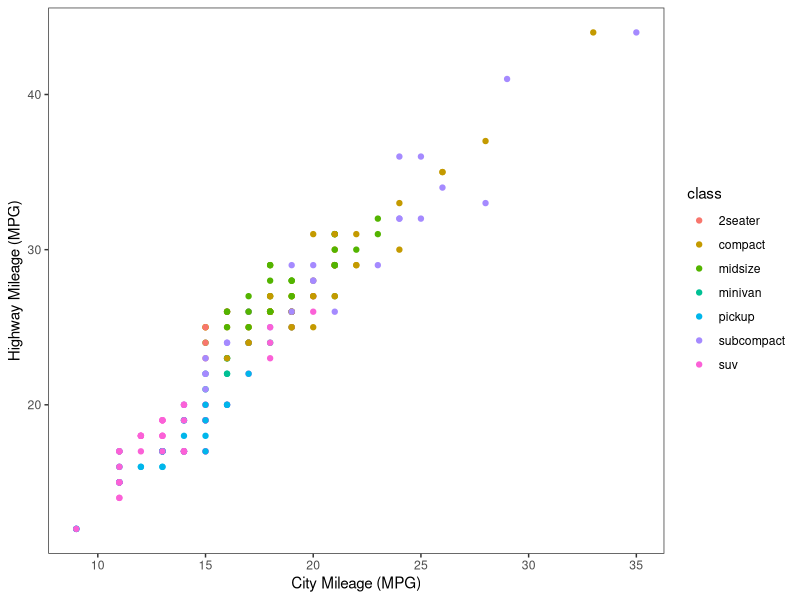
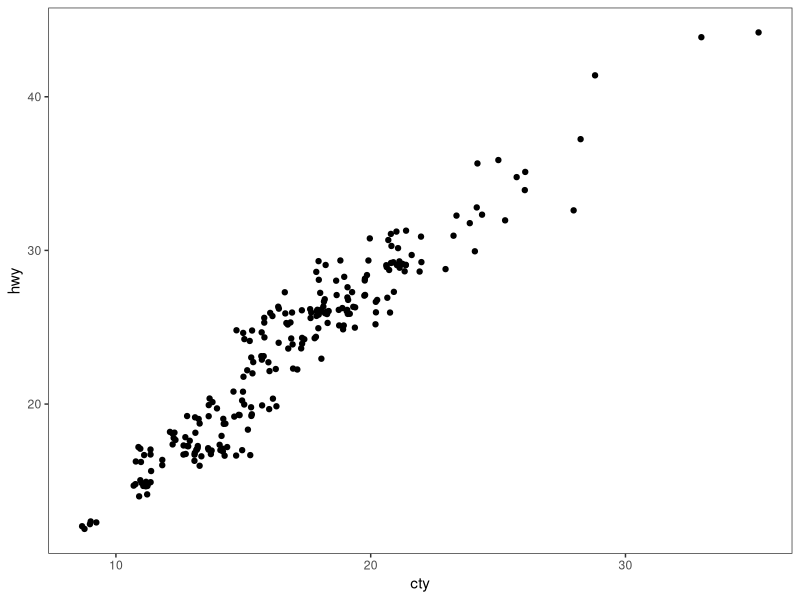
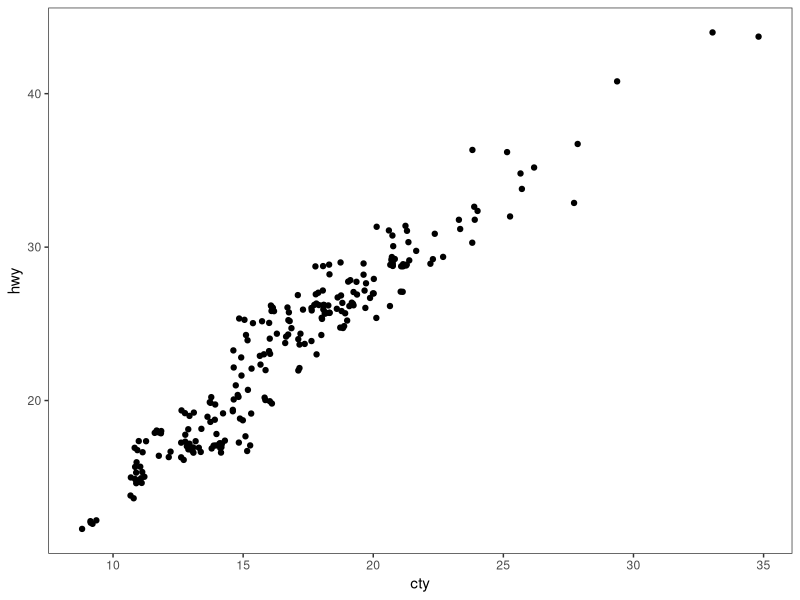
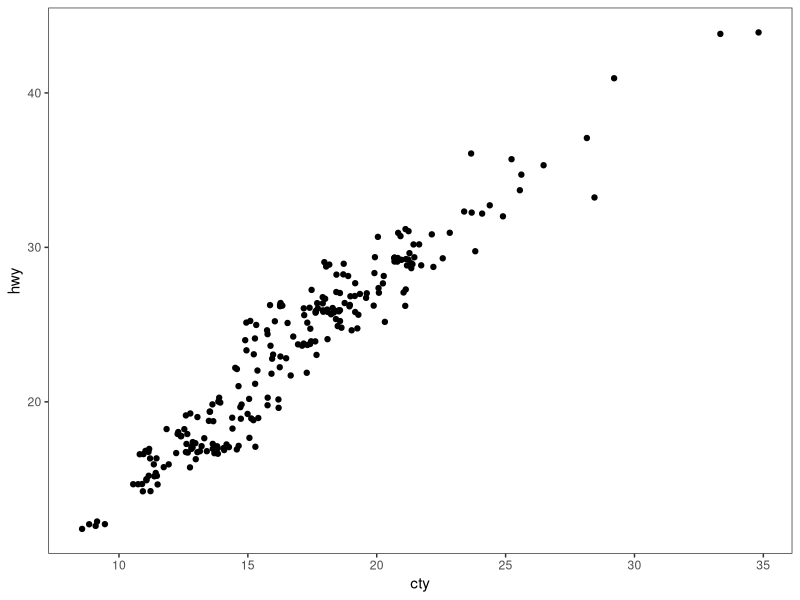
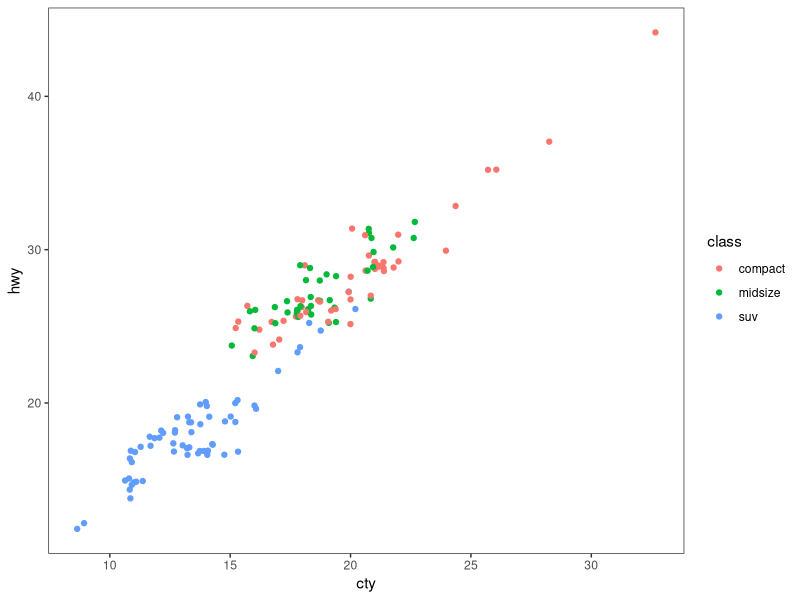
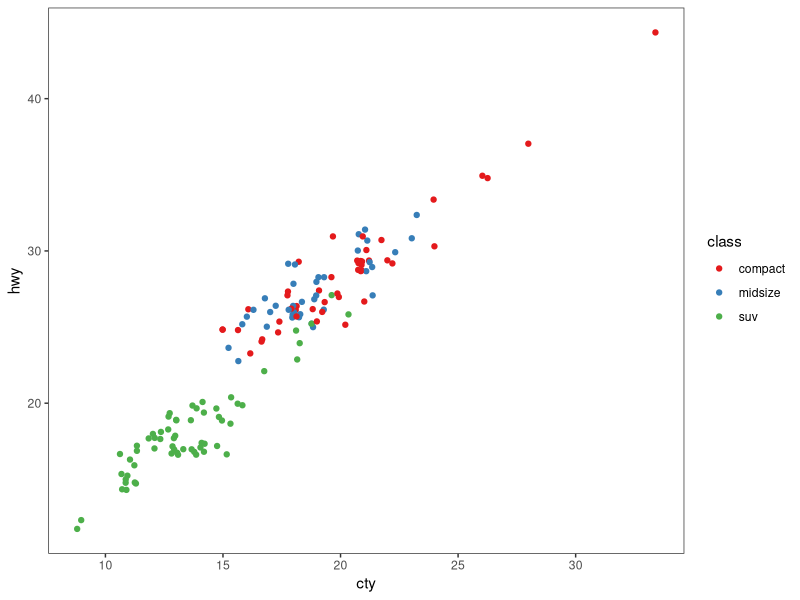
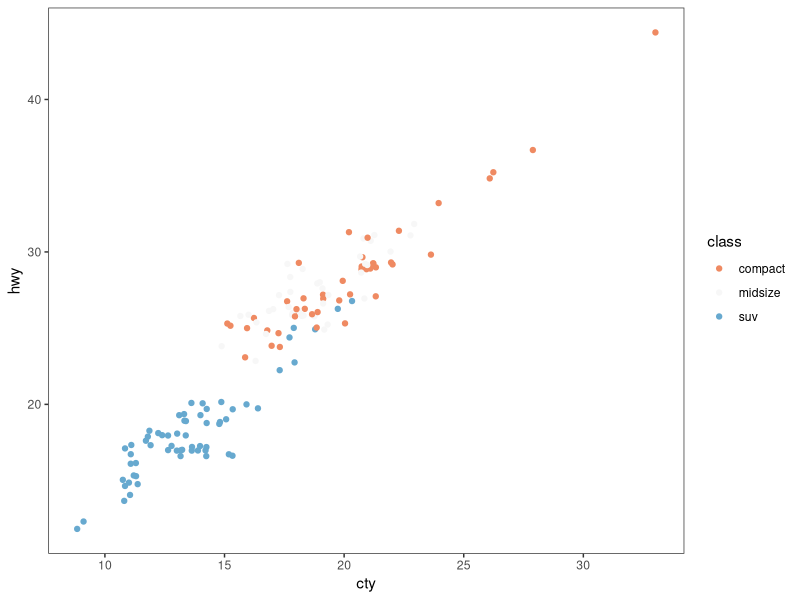
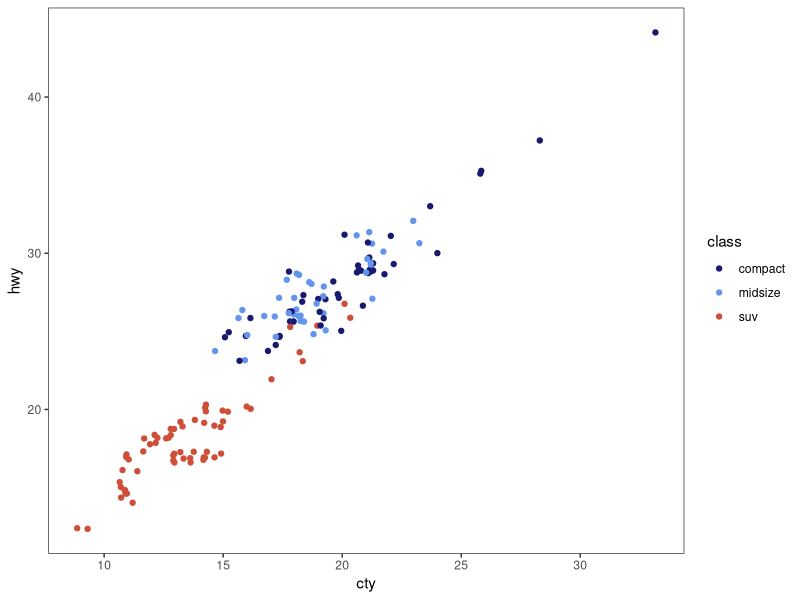

Here is the R script that generated these plots, in order: (Note: this script raises an error after producing the figures.)
# ---------------------------------------------------------- #
#### MODULE 3: Plot even more data!                       ####               
# ---------------------------------------------------------- #

## OBJECTIVE:
# 1. To develop a "grammar of graphics".
# 2. To become comfortable using ggplot2 for exploratory data visualization.


# ---------------------------------------------------------- #
#### SET UP:                                              ####
# ---------------------------------------------------------- #
# REMINDER: In RStudio, open the Rproject for our course (UNCG_DataWrangling), 
# pull any changes from GitHub, and navigate to the branch you created for 
# yourself (just a single branch for the whole semester) in RStudio's Git tab.
# Open this week's assignment in this new branch to complete and submit on GitHub.
# Ideally, you'll commit your answers a bit at a time as you work through
# this assignment, rather than committing all at once at the end.

# Reminder of some helpful resources for graphing in R:
# ggplot Cookbook: http://www.cookbook-r.com/Graphs/
# Official ggplot2 Book: https://ggplot2-book.org/
# Themes in ggplot2: https://ggplot2-book.org/polishing.html#themes

# In ggplot2, aesthetic means “something you can see”. Each aesthetic is a
# mapping between a visual cue and a variable.
# Examples include:
# position (i.e., on the x and y axes)
# color (“outside” color)
# fill (“inside” color)
# shape (of points)
# line type
# size

# Each type of geometric object (geom) accepts only a subset of all aesthetics.
# Refer to the geom help pages to see what mappings each geom accepts. Aesthetic
# mappings are set with the aes() function.

# TASK: We will be using the ggplot2 package for graphing. Fortunately, ggplot2 
# is nested within the tidyverse package (along with many others).
# Start by writing code to load the tidyverse library.
# HINT: see the end of assignment #1 if you forgot how to load a package.
library(tidyverse)

# TASK: Write code below to set your theme to black and white and both your major
# AND minor gridlines to element_blank for all plots you'll be making today.
# HINT: Check back to last week's assignment section 1.9 for setting themes for
# all plots.
theme_set(theme_bw())
theme_update(panel.grid.major = element_blank(),
             panel.grid.minor = element_blank())

# ---------------------------------------------------------- #
#### 1.0 CORRELATION                                      ####
# ---------------------------------------------------------- #

# We learned how to make correlations last week, but it never hurts to get
# more practice! Let's start by using a data set built into ggplot2.
# The mpg dataset looks at the gas efficiency of different cars. Run the following
# code to load the data:
data(mpg, package = "ggplot2")

# TASK: Create a scatterplot (i.e., a dot plot) to relate city and highway mileage.
# Color the points by the class of car (class column) and label the x and y axis 
# to be more informative (City Mileage (MPG) vs Highway Mileage (MPG)).
# HINT: Refer back to last week's assignment or the ggplot help resources if you 
# forget how to make a scatterplot.

ggplot(mpg, aes(x= cty, y=hwy))+
       geom_point(aes(color = class))+
  xlab("City Mileage (MPG)") + 
  ylab("Highway Mileage (MPG)")


# Looks alright, but the graph may be hiding some information...
# QUESTION: How many data points are in the mpg dataframe?
# ANSWER: There are 234 observations of 11 variables

# QUESTION: Approximately how many dots are in the graph you just made? How does
# that compare to the number of observations in the dataframe?
# ANSWER: 78, it is one third of the number of observations in the data frame.


# Try another correlation-focused geom that addresses this problem by running
# the following code:
ggplot(data=mpg, aes(x=cty, y=hwy)) + 
  geom_jitter()


# QUESTION: What happened when you created the plot with geom_jitter?
# ANSWER: More data points popped up on the graph

# QUESTION: Run the code to create a plot using geom_jitter a second time. Then run it
# again and again. What happens each time? Why is this happening?
# ANSWER: A new graph is produced that looks similar, but slightly different from the previous graph. This is happening because the points are randomly spaced out in a small amount to prevent overlapping of data points.
ggplot(data=mpg, aes(x=cty, y=hwy)) + 
  geom_jitter()

# TASK: The default in geom_jitter is to jitter (or slightly move) the points away
# from each other in both the x and y directions. Check the help file for geom_jitter
# and write code below to make a graph where you jitter points in only the x-dimension
# by 0.5.

ggplot(data=mpg, aes(x=cty, y=hwy)) + 
  geom_jitter(width = .5)

# ---------------------------------------------------------- #
#### 1.1 DETOUR! COLORS, COLORS, COLORS                   ####
# ---------------------------------------------------------- #

# Our world is so colorful, and our graphs can be too! But we want to be mindful
# of our color choices to not only be beautiful, but also informative and accessible.

# TASK: Create a new dataframe that filters our mpg data down to only information
# for car classes compact, midsize, and suv using an %in% statement. Name your 
# new dataframe mpgSubset.
# HINT: Refer back to the Transform assignment if you want help with %in% (or 
# try googling!)

mpgSubset <- mpg %>% 
  filter(class %in% c("compact", "midsize", "suv"))
  


# ggplot has lots of nice (and some not so nice) built-in color palettes that we 
# can use to fill our bars with color. Try running the following code:
ggplot(data=mpgSubset, aes(x=cty, y=hwy, color=class)) +
  geom_jitter()

# The code above supplies us with ggplot's default color palette, which I find not
# so pleasing. Let's try to change this!

# We can add a statement specifying the scale of colors we would prefer. One way
# to do this is to use other pre-set palettes from ggplot. Run the code below to 
# ask ggplot to use the color brewer's palette called Set 1.
ggplot(data=mpgSubset, aes(x=cty, y=hwy, color=class)) +
  geom_jitter() +
  scale_color_brewer(palette="Set1")

# Alternatively, we could use the "RdBu" palette:
ggplot(data=mpgSubset, aes(x=cty, y=hwy, color=class)) +
  geom_jitter() +
  scale_color_brewer(palette="RdBu")

# QUESTION: Investigate the color brewer's range of palettes at this website: 
# https://r-graph-gallery.com/38-rcolorbrewers-palettes.html
# What do you notice about the colors chosen from each of the palettes that we
# used above? (i.e., does it use the first three colors in the palette? The last
# three? Some other combination?)
# ANSWER: For the Qualitative palette, it used the first 3 colors. In the Diverging Palettes the colors were chosen from the middle going outward.


# We could also pick out EXACTLY which colors we want for our figure. 
# There are 4 main ways to specify colors in R:
### by name
### by number
### by Hex code
### with the rgb() function

# By Name: R allows you to call more than 600 colors by name! Run the following
# code to see a list:
colors()

# We can put in the colors we chose for each variable by adding the 
# scale_color_manual() function to our plot. Try it out by running the following
# code:
ggplot(data=mpgSubset, aes(x=cty, y=hwy, color=class)) +
  geom_jitter() +
  scale_color_manual(values=c('midnightblue', 'cornflowerblue', 'tomato3'))


# You can also chose colors by number, which are assigned in R.

# TASK: Copy and paste the code to make our scatterplot and replace the color names
# with three numbers of your choice (between 1 and 657). How does your new figure look?
# HINT: remember to remove the quotation marks when calling numbers.

ggplot(data=mpgSubset, aes(x=cty, y=hwy, color=class)) +
  geom_jitter() +
  scale_color_manual(values=c(612, 2, 86))


# QUESTION: How do you think you could figure out which color name belongs to
# each color number?
# HINT: Try creating a dataframe from color() by passing it into the
# as.data.frame() function.
color <- as.data.frame(colors())
# ANSWER: They are in alphabetical order.

# You can also chose colors by Hex code. A Hex color code is a 6-symbol code made
# of up to three 2-symbol elements (6 symbols in length all together). Each of 
# the 2-symbol elements represents a color value in the Red-Green-Blue (RGB) color
# scale from 0 to 255. Hex codes are written with a # in front of them. Let's try
# out calling our colors using hex code.
ggplot(data=mpgSubset, aes(x=cty, y=hwy, color=class)) +
  geom_jitter() +
  scale_color_manual(values=c('#191970', '#6495ED', '#FF6347'))

# There are two great things about hex codes. First, you can call ANY color you 
# want with a hex code. That is, you're not limited to the 657 colors that are
# in ggplot. By specifying the color by hex code, you can pick literally anything!

# TASK: Google the search term "color picker". This should bring up google's color
# picker (in addition to a billion other color picking websites). Use this color
# picker to generate the hex codes for three new colors of your choice. Then copy
# and paste the above code, replacing the hex codes with your color choices.

ggplot(data=mpgSubset, aes(x=cty, y=hwy, color=class)) +
  geom_jitter() +
  scale_color_manual(values=c('#b7ebc5', '#ddb7eb', '#84a7bd'))

# The second great thing about hex codes is that you can control the transparency
# of your colors. Transparency is set in a hex code by adding two extra symbols
# to the end, which together make up the "alpha" element. Adding 00 to the end 
# of your hex code will make your color completely transparent, while adding FF 
# to the end will make it completely opaque. Any number/letters in-between will 
# result in partial transparency. You can find a complete list of transparencies
# between 0-100% here: https://gist.github.com/lopspower/03fb1cc0ac9f32ef38f4

# TASK: Try out transparency by copying and pasting your graph code below and
# adding the alpha element to the end of each of your hex codes to make your
# first color 0% transparent, your second color 50% transparent, and your third
# color 100% transparent.
ggplot(data=mpgSubset, aes(x=cty, y=hwy, color=class)) +
  geom_jitter() +
  scale_color_manual(values=c('#b7ebc5FF', '#ddb7eb50', '#84a7bd00'))

# QUESTION: What happened to the point that you set to 100% transparent?
# ANSWER: It is no longer visible in the graph

# Finally, we can set our colors using the rgb() function. This operates very
# similarly to the hex code, where you can pick exactly the color and transparency
# you want. Try it out by running the following code:
ggplot(data=mpgSubset, aes(x=cty, y=hwy, color=class)) +
  geom_jitter() +
  scale_color_manual(values=c(rgb(.10, .10, .44, 0.5), rgb(.39, .58, .93, 0.5), rgb(1.0, .39, .28, 0.5)))

# TASK: Modify the above code to make all of your points 50% transparent.

# There are so many inventive and artistic people in the world who have expanded
# the offerings for colors in ggplot. Check out some notable ones listed below
# when choosing colors for this assignment.
### Color-blind friendly palettes: https://github.com/JLSteenwyk/ggpubfigs
### Color palettes from vintage National Parks posters: https://github.com/katiejolly/nationalparkcolors
### Color palettes based on Wes Anderson movies: https://github.com/karthik/wesanderson
### Color palettes from famous Dutch paintings: https://github.com/EdwinTh/dutchmasters


# ---------------------------------------------------------- #
#### 1.2 DETOUR! LEGENDS                                  ####
# ---------------------------------------------------------- #

# When you specify colors in your ggplot code, R throws in a bonus legend for free!
# However, this legend is often not as clear or visually appealing as we might 
# prefer. But as with all geometric objects in ggplot, legends can be easily altered.

# Run the following code to create a scatter plot. Feel free to modify the colors
# as you prefer!
ggplot(data=mpgSubset, aes(x=cty, y=hwy, color=class)) +
  geom_jitter()

# QUESTION: Where did ggplot get the legend title and values from?
# ASNWER: From the color = class

# We could change the title and values in our legend by altering the dataframe
# we are passing into ggplot. But that seems a bit drastic. Instead, we can 
# lean on the same code that specifies our color picks to alter the legend text.
# Try it out by running the following code:
ggplot(data=mpgSubset, aes(x=cty, y=hwy, color=class)) + #create a plot from mpgSubset dataframe, make the x axis the values from cty, and the y axis the values from hwy, distinguish the class of car by color
  geom_jitter() + #prevent overlapping of points
  scale_color_manual(values=c('#FCBA03', '#380754', '#496916'), #choose hex values
                     name='Class of Car', #legend text
                     breaks=c('suv', 'midsize', 'compact'), #original labels
                     labels=c('SUV', 'Midsize', 'Compact')) #new labels


# TASK: Label each line of the code above with what it is doing.
# HINT: Check the scale_color_manual help file or ggplot Cookbook for more info.


# IMPORTANT: It is important to pay attention to the order you provide ggplot with 
# your color choices and legend labels! Try running the following code:
ggplot(data=mpgSubset, aes(x=cty, y=hwy, color=class)) + 
  geom_jitter() + 
  scale_color_manual(values=c('#FCBA03', '#380754', '#496916'), 
                     name='Class of Car', 
                     breaks=c('suv', 'midsize', 'compact'), 
                     labels=c('Compact', 'SUV', 'Midsize')) 


# QUESTION: What is wrong with the code above? Why is it so important to be
# careful with the order you pass information into ggplot?
# ANSWER: Now the legend is saying that the wrong colors represent the wrong class of car.

# While changing the legend text and factor order takes place in the scale_color_manual
# step, moving the legend around on the graph page is part of the graph theme. We
# can try this out using the code below:
ggplot(data=mpgSubset, aes(x=cty, y=hwy, color=class)) + 
  geom_jitter() + 
  theme(legend.position='bottom')


# TASK: Modify the code above to have the legend display along the bottom of
# the figure.


# We can also have the legend located within the area of the graph itself! We can 
# do this by specifying the coordinates for where the legend should go within the
# graph axes. First we set the legend position and then we set the anchoring 
# position by justifying the legend.
### bottom left: 0,0
### bottom right: 1,0
### top left: 0,1
### top right: 1,1

# Try it out by running the following code:
ggplot(data=mpgSubset, aes(x=cty, y=hwy, color=class)) + 
  geom_jitter() + 
  theme(legend.position=c(1,0), legend.justification=c(1,0))

# QUESTION: What happens if you don't include the code for legend justification
# above?
# ANSWER: The legend is cut off


# TASK: Copy and paste the code from above. Modify it to place the legend in the
# upper left part of the graph.
ggplot(data=mpgSubset, aes(x=cty, y=hwy, color=class)) + 
  geom_jitter() + 
  theme(legend.position=c(0,1), legend.justification=c(0,1))

# Finally, we might want to remove the legend altogether! We would do so by
# modifying the theme as well. 

# TASK: Check the ggplot cookbook to find the legends section. Read what it says 
# about removing the legend. Then copy and paste the graph code from above. Modify
# the code to remove the legend.
ggplot(data=mpgSubset, aes(x=cty, y=hwy, color=class)) + 
  geom_jitter() + 
  theme(legend.position=c("none"))

# ---------------------------------------------------------- #
#### 2.0 DEVIATION                                        ####
# ---------------------------------------------------------- #

# Used to compare variation in values between small number of items (or categories) 
# with respect to a fixed reference.

# Whether the graphical type is a deviation graph or a composition graph (or a 
# ranking graph) may depend on the underlying data structure.

# We used geom_bar() last week with factor data to create a bar graph. But
# geom_bar() is a bit tricky because it can make EITHER a bar graph or a histogram
# depending on the data you give it. The default of geom_bar() is to set stat to 
# count so if you give it just a continuous x value, it will make a histogram. Try
# it with the following code:
ggplot(data=mpg, aes(x=hwy)) + 
  geom_bar()

# In order to have the geom create bars and not a histogram, you must:
# 1) Set stat = identity
# 2) Provide both an x and a y inside the aes(), where x is either a character 
# or factor and y is numeric.

# TASK: Create a dataframe of summary statistics for the mpg data, calculating the
# mean, standard deviation, and standard error for highway mpg grouping by class.
# Name the resulting dataframe highwayMPG and your new variables hwy_mean, hwy_sd,
# and hwy_se.
# HINT: Look back at the Transform assignment if you forget how to summarize the
# data. Also recall, standard error = 1.96*standard deviation.


# TASK: Create a bar graph showing the average highway MPG on the y-axis and 
# car class on the x-axis. Fill the bars by class. Add in error bar caps that are 20%
# the width pf the bars.
# HINT: Don't forget to change stat from the default in your geom_bar() statement!


# ---------------------------------------------------------- #
#### 2.1 DETOUR! COLORS AND LEGENDS, AGAIN                ####
# ---------------------------------------------------------- #

# Recall that some geometric elements require fills instead of (or sometimes in
# addition to) colors.

# TASK: Create a bar graph with the mpg summary stats with the following parameters:
# (1) Black bar outline
# (2) Bars filled with the color brewer palette "Dark2" using the scale_fill_manual
#     statement
# (3) No legend
# (4) Informative x- and y-axis labels. 

# HINT: Carefully consider whether your color and/or fill should go within an aes() 
# statement, the scale_fill_manual or scale_color_manual statements, or neither.
# If in doubt, try a bunch of ways until it looks how we want it. And consult 
# your helpful ggplot resources on the web.


# ---------------------------------------------------------- #
#### 2.2 DETOUR! AXIS MODIFICATIONS                       ####
# ---------------------------------------------------------- #

# Run the following code, feeling free to modify colors as you prefer:
ggplot(data=highwayMPG, aes(x=class, y=hwy_mean, fill=class)) +
  geom_bar(stat='identity') 

# QUESTION: Where is ggplot getting the x-axis tick labels from?


# Often our tick labels are not the best. We can modify them to be more informative
# or visually appealing by directly modifying the dataframe, but again this feels
# a bit extreme. Instead, we can directly modify the scale of the axis. For axes
# that deal with categories, we are setting the discrete scale. Try it out by
# running the following code:
ggplot(data=highwayMPG, aes(x=class, y=hwy_mean, fill=class)) +
  geom_bar(stat='identity') +
  scale_x_discrete(labels=c('sport', 'compact', 'midsize', 'minivan', 'pickup', 'subcompact', 'SUV'))

# We can also change the scale of the continuous axes, including how large they are
# and where the tick marks fall as follows:
ggplot(data=highwayMPG, aes(x=class, y=hwy_mean, fill=class)) +
  geom_bar(stat='identity') +
  scale_y_continuous(breaks=seq(0, 50, 10)) +
  coord_cartesian(ylim=c(0,50))

# QUESTION: Try running the code above without the coord_cartesian() statement. 
# What is surprising about the resulting graph? Based on this result, what do you
# think the coord_cartesian() statement does?


# We can also add a statement into the scale discrete or continuous statements
# to name our axes, rather than putting in a whole separate step of xlab() or ylab().
# Try it out with the following code:
ggplot(data=highwayMPG, aes(x=class, y=hwy_mean, fill=class)) +
  geom_bar(stat='identity') +
  scale_x_discrete(name='Class of Car') +
  scale_y_continuous(name='Mean Highway MPG')


# Finally, we can flip our axes easily in ggplot as follows:
ggplot(data=highwayMPG, aes(x=class, y=hwy_mean, fill=class)) +
  geom_bar(stat='identity') +
  coord_flip()


# TASK: Let's put it all together. Make a graph of the mpg summary stats with the
# following specifications:
# (1) color by class of car using a color scheme of your choice (not the default)
# (2) plot the class of car on the x-axis and the highway MPG on the y axis
# (3) include better names for the x- and y-axis titles
# (4) include better names for the car classes
# (5) set the scale of the highway mpg to run from 0 to 30 with breaks every 5 
# (6) flip your axes
# (7) remove the legend


# ---------------------------------------------------------- #
#### 3.0 RANKING                                          ####
# ---------------------------------------------------------- #
# Used to compare the position or performance of multiple items with respect to 
# each other. Actual values matters somewhat less than the ranking.

# TASK: Create a dataframe of summary statistics for the mpg data, calculating the
# mean, standard deviation, and standard error for CITY mpg grouping by class.
# Name the resulting dataframe cityMPG and your new variables city_mean, city_sd,
# and city_se.
# HINT: Look back at the Transform assignment if you forget how to summarize the
# data. Also, standard error = 1.96*standard deviation.


# Now we want to plot our data in order from smallest to largest city MPG to get
# a ranking. To do so, we need to use the reorder() function to rearrange the data
# going into our x-axis.
ggplot(cityMPG, aes(x=reorder(class, city_mean), y=city_mean)) + 
  geom_bar(stat="identity")

# TASK: Recreate the above ranking figure to include the following:
# (1) class of car on the x-axis with informative axis and tick labels
# (2) MPG ordered from highest to lowest (hint: try google if you're unsure)
# (3) bars with dary grey outlines and filled by class with your favorite color scheme
# (4) error bars with end caps 30% the width of the bars
# (5) y-axis from 0 to 30 with tick marks every 5
# (6) no legend.


# ---------------------------------------------------------- #
#### 4.0 DISTRIBUTION                                     ####
# ---------------------------------------------------------- #
# When you have lots and lots of data points and want to study where and how the
# data points are distributed.

# Histograms can be accomplished with either geom_bar() or geom_histogram()
ggplot(mpg, aes(hwy)) + 
  geom_histogram()

# TASK: Recreate the graph above, but using geom_bar() instead


# TASK: Try making a histogram with the categorical variable 'manufacturer'.
# What error message do you get?


# QUESTION: What happens when you follow the advice of the error message and 
# make stat='count'?
ggplot(mpg, aes(manufacturer)) + 
  geom_histogram(stat="count")


# TASK: Make a boxplot comparing the distribution of cty (city mileage) for
# each class of car.
# HINT: Look back to last week if you forget how to make a boxplot.


# We can also make a different type of distribution, a violin plot using the 
# geom_violin statement as follows:
ggplot(mpg, aes(x=class, y=cty)) + 
  geom_violin()

# QUESTION: What does a violin plot show? Check google if you're unsure.


# ---------------------------------------------------------- #
#### 5.0 COMPOSITION                                      ####
# ---------------------------------------------------------- #
# Bar charts and pie charts are classic ways of showing composition of a dataset.

# TASK: Let's get some data for this task by determining the number of cars from 
# each car manufacturer in our mpg dataframe. We can do this as follows:
manufacturerFreq <- mpg %>% 
  group_by(manufacturer) %>% 
  summarize(frequency=length(manufacturer)) %>% 
  ungroup()

# TASK: Make a bar graph of the number of cars (frequency) by manufacturer using
# the dataframe we created above.


# We can switch the bar chart you created above into a pie chart simply by changing
# the coordinate system through a series of steps as follows:

ggplot(manufacturerFreq, aes(x=manufacturer, y=frequency)) +
  geom_bar(stat="identity") +
  coord_polar()

ggplot(manufacturerFreq, aes(x=manufacturer, y=frequency, fill=manufacturer)) +
  geom_bar(stat="identity") +
  coord_polar()

ggplot(manufacturerFreq, aes(x="", y=frequency, fill=manufacturer)) +
  geom_bar(stat="identity", width=1) +
  coord_polar()

ggplot(manufacturerFreq, aes(x="", y=frequency, fill=manufacturer)) +
  geom_bar(stat="identity", width=1) +
  coord_polar(theta="y")

ggplot(manufacturerFreq, aes(x="", y=frequency, fill=manufacturer)) +
  geom_bar(stat="identity", width=1) +
  coord_polar(theta="y", start=0) +
  theme_void() +
  theme(legend.title = element_text(size = 12.5), 
        legend.text  = element_text(size = 8.5),
        legend.key.size = unit(.75, "lines"))

# TASK: Annotate the code below to describe what each line does:
ggplot(manufacturerFreq, aes(x="", y=frequency, fill=manufacturer)) +
  geom_bar(stat="identity", width=1) +
  coord_polar(theta="y", start=0) +
  theme_void() +
  theme(legend.title = element_text(size = 12.5), 
        legend.text  = element_text(size = 8.5),
        legend.key.size = unit(.75, "lines"))


# ---------------------------------------------------------- #
#### 6.0 CHANGE                                           ####
# ---------------------------------------------------------- #

# Time series are often best visualized with line graphs. Let's try this out
# with some new data:
data("economics")

# TASK: Use the economics dataset to plot the number of people who are unemployed
# over time (unemploy vs date). Make a scatterplot, then connect the points with 
# lines using geom_line().
# HINT: use ?economics to get more information about this dataset.




# ---------------------------------------------------------- #
#### GROUPS AND MAPS                                      ####
# ---------------------------------------------------------- #

# Let's save these for group project options, this assignment is really long!









# REMEMBER: Save and push your script when you're done with this assignment!
